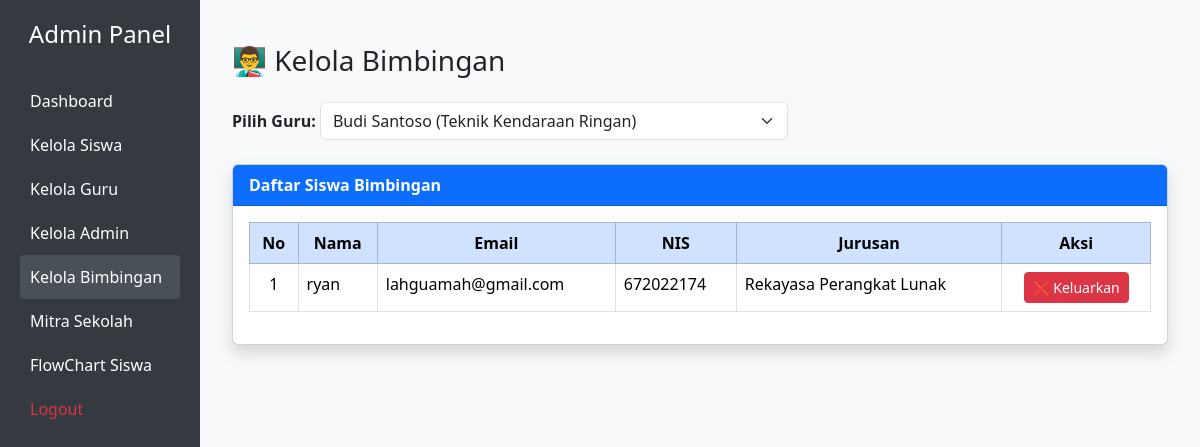
/admin/view/kelola_bimbingan.php?id_guru=1 (signed in), run on the app's committed database.
### tables this page shows
CREATE TABLE `bimbingan` (
  `id` int(11) NOT NULL,
  `id_siswa` int(11) DEFAULT NULL,
  `id_guru` int(11) NOT NULL,
  `tanggal_bimbingan` datetime DEFAULT current_timestamp()
);

CREATE TABLE `datasiswa` (
  `id` int(11) NOT NULL,
  `email` varchar(100) NOT NULL,
  `password` varchar(255) NOT NULL,
  `nama` varchar(255) NOT NULL,
  `nis` int(11) NOT NULL,
  `jurusan` varchar(255) NOT NULL,
  `kelas` varchar(50) DEFAULT NULL,
  `tahun_pkl` year(4) DEFAULT NULL,
  `semester_pkl` varchar(10) DEFAULT NULL
);

### admin/view/kelola_bimbingan.php (the view, shortened to what this page needs)
<?php
require_once "../config/database.php";
$guruQuery = $koneksi->query("SELECT id_guru, nama_guru, jurusan FROM dataguru ORDER BY nama_guru ASC");
$guruList = $guruQuery->fetch_all(MYSQLI_ASSOC);
$id_guru = $_GET['id_guru'] ?? null;
include "template/header.php";
?>
<div class="container-fluid">
    <h3 class="mt-4 mb-4">👨‍🏫 Kelola Bimbingan</h3>
    <form method="get" class="mb-4">
        <label><strong>Pilih Guru:</strong></label>
        <select name="id_guru" class="form-select w-50 d-inline" onchange="this.form.submit()">
            <?php foreach ($guruList as $g) { ?>
                <option value="<?= $g['id_guru']; ?>" <?= ($id_guru == $g['id_guru']) ? 'selected' : ''; ?>>
                    <?= $g['nama_guru']; ?> (<?= $g['jurusan']; ?>)
                </option>
            <?php } ?>
        </select>
    </form>
    <?php if ($id_guru) {
        $sql = "SELECT b.id, s.nama, s.email, s.nis, s.jurusan
                FROM bimbingan b
                INNER JOIN datasiswa s ON b.id_siswa = s.id
                WHERE b.id_guru = ?";
        $stmt = $koneksi->prepare($sql);
        $stmt->bind_param("i", $id_guru);
        $stmt->execute();
        $result = $stmt->get_result();
    ?>
    <div class="card shadow">
        <div class="card-header bg-primary text-white">
            <strong>Daftar Siswa Bimbingan</strong>
        </div>
        <div class="card-body">
            <table class="table table-bordered table-hover">
                <thead class="table-primary text-center">
                    <tr>
                        <th>No</th>
                        <th>Nama</th>
                        <th>Email</th>
                        <th>NIS</th>
                        <th>Jurusan</th>
                        <th>Aksi</th>
                    </tr>
                </thead>
                <tbody>
                    <?php
                    $no = 1;
                    if ($result->num_rows > 0) {
                        while ($row = $result->fetch_assoc()) { ?>
                            <tr>
                                <td class="text-center"><?= $no++; ?></td>
                                <td><?= htmlspecialchars($row['nama']); ?></td>
                                <td><?= htmlspecialchars($row['email']); ?></td>
                                <td><?= htmlspecialchars($row['nis']); ?></td>
                                <td><?= htmlspecialchars($row['jurusan']); ?></td>
                                <td class="text-center">
                                    <a href="kelola_bimbingan.php?id_guru=<?= $id_guru; ?>&hapus=<?= $row['id']; ?>"
                                       onclick="return confirm('Yakin ingin mengeluarkan siswa ini dari bimbingan?')"
                                       class="btn btn-sm btn-danger">
                                       ❌ Keluarkan
                                    </a>
                                </td>
                            </tr>
                        <?php }
                    } else { ?>
                        <tr>
                            <td colspan="6" class="text-center text-muted">Belum ada siswa bimbingan untuk guru ini.</td>
                        </tr>
                    <?php } ?>
                </tbody>
            </table>
        </div>
    </div>
    <?php } ?>
</div>
<?php include "template/footer.php"; ?>

### admin/view/template/header.php (style rules this page uses)
body { background-color: #f8f9fa; }

### data on the page
bimbingan: id_siswa.nama "ryan", id_siswa.email "lahguamah@gmail.com", id_siswa.nis "672022174", id_siswa.jurusan "Rekayasa Perangkat Lunak"

### other printed values
form field id_guru "Budi Santoso (Teknik Kendaraan Ringan)"
